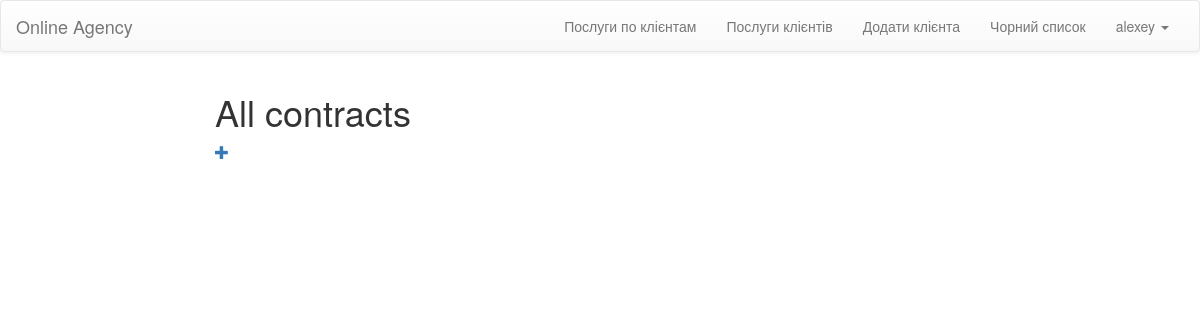
The app's page /contracts/ (signed in), older data.
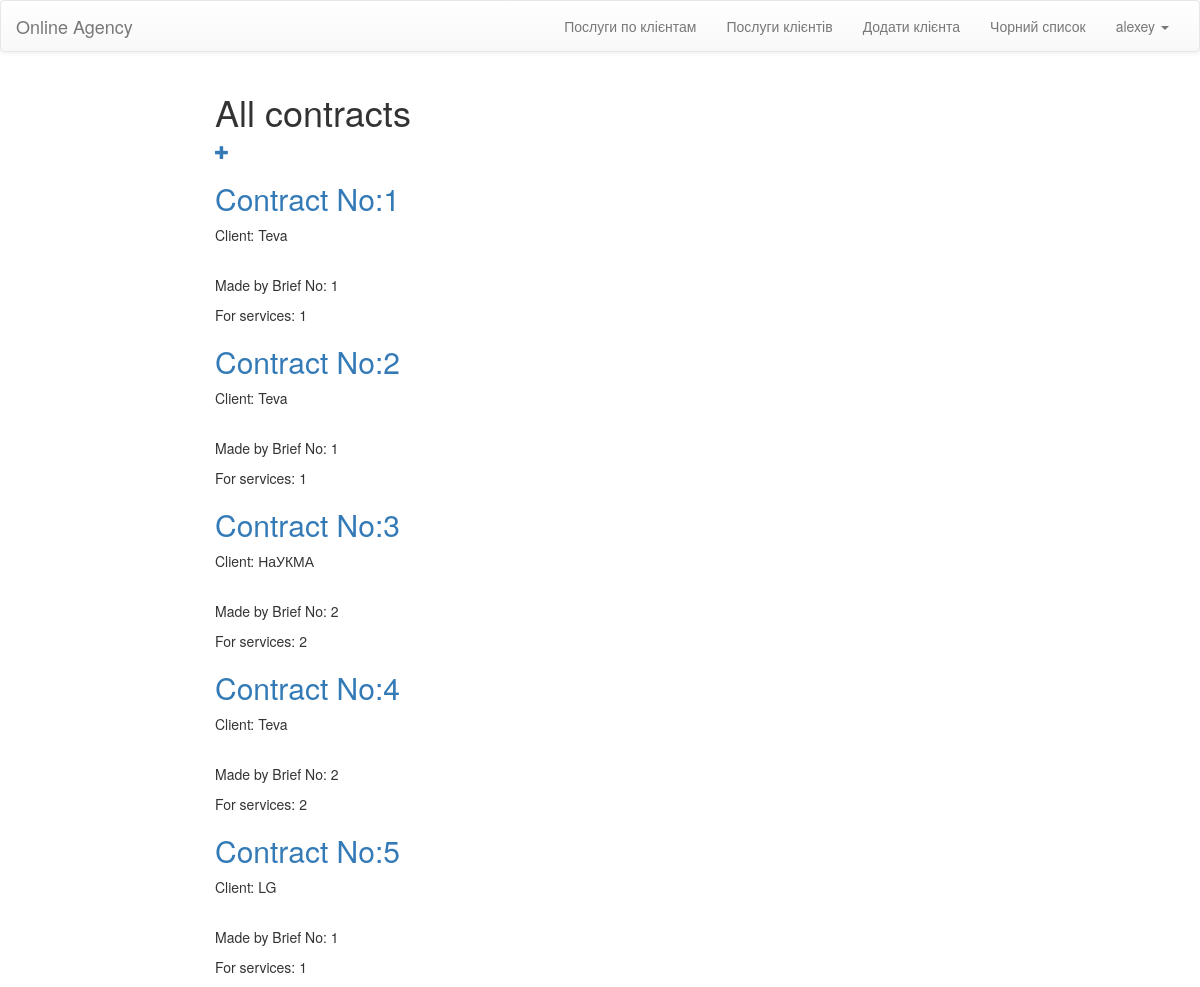
The same page, newer data.
### OnlineAgecy/models.py (models this page shows, shortened)
class MyUser(AbstractUser):
    client_id = models.ForeignKey(Client, null=True)

class Contract(models.Model):
    id = models.AutoField(primary_key=True)
    Date = models.DateField(max_length=100)
    Start_date = models.DateField( max_length=100)
    End_date = models.DateField(max_length=100)
    Manager_id = models.ForeignKey(Manager)
    Brief_id = models.ForeignKey(Brief)
    Client_id = models.ForeignKey(Client)
    Services = models.ManyToManyField(Service)

class Client(models.Model):
    id = models.AutoField(primary_key=True)
    Name = models.CharField(max_length=40)
    Registration_adress =models.CharField(max_length=200)
    Office_adress = models.CharField(max_length=200)
    Phone = models.CharField(max_length=24)
    Personal_Discount = models.IntegerField()
    Software = models.CharField(max_length=40)
    Mail = models.CharField(max_length=40)
    Payment_info = models.CharField(max_length=255)
    def __str__(self):
        return self.Name

class Brief(models.Model):
    id = models.AutoField(primary_key=True)
    Date = models.DateField( max_length=100)
    Start_date = models.DateField(max_length=100)
    End_date = models.DateField(max_length=100)
    Client_id = models.ForeignKey(Client)
    def __str__(self):
        return str(self.id)

### OnlineAgecy/views.py (the view)
# urls.py: url(r'^contracts/$', views.contracts, name='contracts'),
@login_required(login_url="login/")
def contracts(request):
	contracts = Contract.objects.raw('SELECT * FROM OnlineAgecy_contract')
	return render(request, "contracts/contracts_list.html", {'contracts': contracts})

### templates/contracts/contracts_list.html (shortened to what this page needs)
{% extends 'layouts/base.html' %}
{% block content %}
    <div class="col-lg-8 col-lg-offset-2 col-md-8 col-md-offset-2">
        <h1> All contracts </h1><a href="{%  url 'contract_new'%}"> <span class="glyphicon glyphicon-plus"></span></a>
        {% for contract in contracts %}
            <h2><a href="{%  url 'contract_detail' contract.id %}"> Contract No:{{contract.id}}</a> </h2>
            <p>Client: {{contract.Client_id}}</p><br>
            <p>Made by Brief No: {{contract.Brief_id}}</p>
            <p>For services: {{contract.Brief_id}}</p>
        {% endfor %}
    </div>
{% endblock %}

### templates/layouts/base.html (shortened to what this page needs)
	{% load staticfiles %}
	<!DOCTYPE html>
	<html>
	<head>
        <link rel="stylesheet" href="{% static 'css/main.css' %}">
	    <link rel="stylesheet" href="//maxcdn.bootstrapcdn.com/bootstrap/3.2.0/css/bootstrap.min.css">
        <link rel="stylesheet" href="//maxcdn.bootstrapcdn.com/bootstrap/3.2.0/css/bootstrap-theme.min.css">
        <link rel="stylesheet" href="https://cdnjs.cloudflare.com/ajax/libs/bootstrap-datetimepicker/4.17.37/css/bootstrap-datetimepicker.min.css" />
    </head>
	<body>
	<nav class="navbar navbar-default">
	  <div class="container-fluid">
	    <div class="navbar-header">
	      <a class="navbar-brand" href="/">Online Agency</a>
	    </div>
	    <div class="collapse navbar-collapse" id="bs-example-navbar-collapse-1">
	      <ul class="nav navbar-nav navbar-right">
              {% for group in user.groups.all %}
                {% if group.name == 'manager' %}
                  <li><a href="{% url 'contracts_services'  %} ">Послуги по клієнтам</a></li>
                  <li><a href="{% url 'clients_services_count'  %} ">Послуги клієнтів</a></li>
                  <li><a href="{% url 'client_new'  %} ">Додати клієнта</a></li>
                  <li><a href="{% url 'fresh_clients' %} ">Чорний список</a></li>
                {% endif %}
              {% endfor %}
	        <li class="dropdown">
	          <a href="#" class="dropdown-toggle" data-toggle="dropdown" role="button" aria-expanded="false">{{ request.user.username }} <span class="caret"></span></a>
	        </li>
	      </ul>
	    </div>
	  </div>
	</nav>
    {% block content %}
    {% endblock %}
	</body>
	</html>

Row changes from the older to the newer data that the page shows:
added Contract: id "1", Client_id "Teva", Brief_id "1"
added Contract: id "2", Client_id "Teva", Brief_id "1"
added Contract: id "3", Client_id "НаУКМА", Brief_id "2"
added Contract: id "4", Client_id "Teva", Brief_id "2"
added Contract: id "5", Client_id "LG", Brief_id "1"
